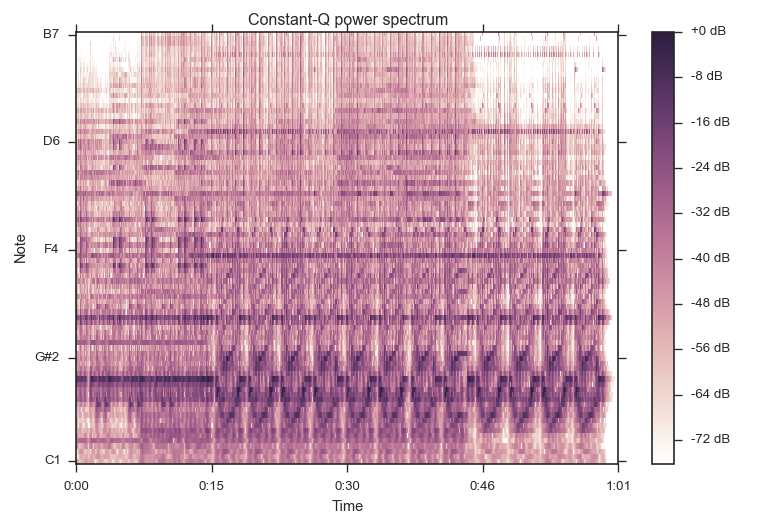

Generate this figure with Python:
# Generate and plot a constant-Q power spectrum

import matplotlib.pyplot as plt
y, sr = librosa.load(librosa.util.example_audio_file())
C = librosa.cqt(y, sr=sr)
librosa.display.specshow(librosa.logamplitude(C**2, ref_power=np.max),
                         sr=sr, x_axis='time', y_axis='cqt_note')
plt.colorbar(format='%+2.0f dB')
plt.title('Constant-Q power spectrum')
plt.tight_layout()

# Limit the frequency range

C = librosa.cqt(y, sr=sr, fmin=librosa.note_to_hz('C2'),
                n_bins=60)
C
# array([[  8.827e-04,   9.293e-04, ...,   3.133e-07,   2.942e-07],
# [  1.076e-03,   1.068e-03, ...,   1.153e-06,   1.148e-06],
# ...,
# [  1.042e-07,   4.087e-07, ...,   1.612e-07,   1.928e-07],
# [  2.363e-07,   5.329e-07, ...,   1.294e-07,   1.611e-07]])

# Using a higher resolution

C = librosa.cqt(y, sr=sr, fmin=librosa.note_to_hz('C2'),
                n_bins=60 * 2, bins_per_octave=12 * 2)
C
# array([[  1.536e-05,   5.848e-05, ...,   3.241e-07,   2.453e-07],
# [  1.856e-03,   1.854e-03, ...,   2.397e-08,   3.549e-08],
# ...,
# [  2.034e-07,   4.245e-07, ...,   6.213e-08,   1.463e-07],
# [  4.896e-08,   5.407e-07, ...,   9.176e-08,   1.051e-07]])
